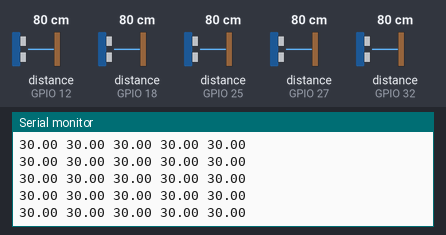
This sketch was run on a simulated ESP32. Parts: the last lines printed to the serial monitor. Wiring (inferred from the names in the program): 5 × ultrasonic range finder: trigger GPIO 5, echo GPIO 18 / trigger GPIO 13, echo GPIO 12 / trigger GPIO 14, echo GPIO 27 / trigger GPIO 26, echo GPIO 25 / trigger GPIO 33, echo GPIO 32. The test bench sets the inputs (shaded band); at power-on: distance to the obstacle (sensors on GPIO 12, GPIO 18, GPIO 25, GPIO 27, GPIO 32) 80 cm. The echo pulse lasts 58.3 µs per cm.

Above: at 1.2 s.
1.3 s: distance to the obstacle (sensor on GPIO 12) set to 2 cm
At 1.54 s:
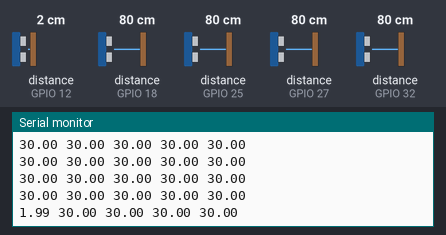
2.8 s: distance to the obstacle (sensor on GPIO 18) set to 2 cm
At 2.87 s:
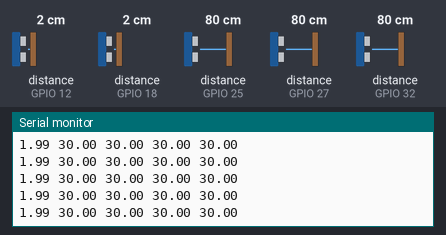
4.3 s: distance to the obstacle (sensor on GPIO 25) set to 2 cm
At 4.38 s:
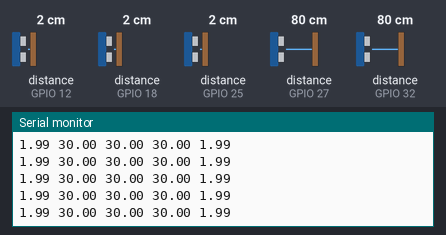
5.8 s: distance to the obstacle (sensor on GPIO 27) set to 2 cm
At 5.87 s:
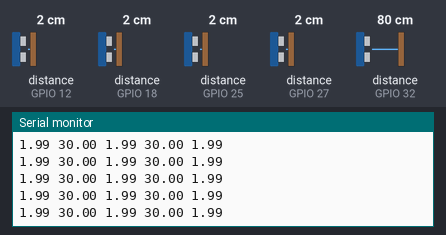
7.3 s: distance to the obstacle (sensor on GPIO 32) set to 2 cm
At 7.32 s:
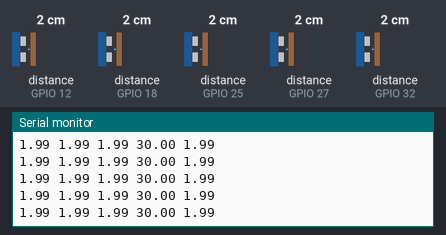
8.8 s: distance to the obstacle (sensor on GPIO 12) set to 4 cm
At 8.94 s:
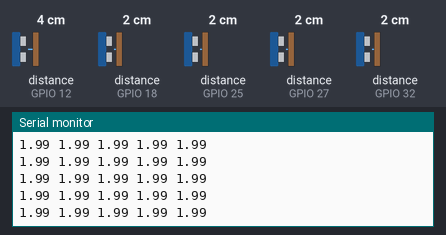
Timing chart, 0 to 11.3 s (numbered marks = the images above; inputs shaded):
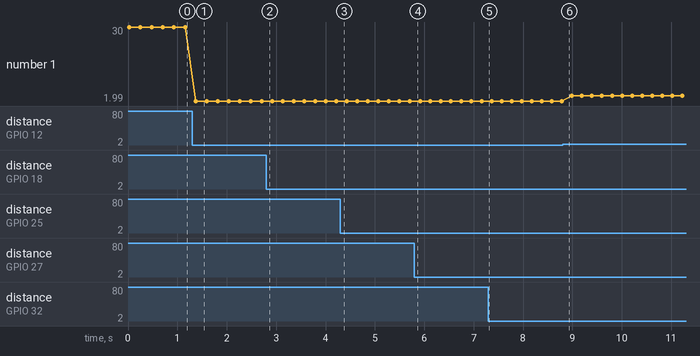

The sketch:

sketch_oct16a.ino
```cpp
// (licence header left out)
const int trigPin1 = 13;
const int echoPin1 = 12;
const int trigPin2 = 14;
const int echoPin2 = 27;
const int trigPin3 = 26;
const int echoPin3 = 25;
const int trigPin4 = 33;
const int echoPin4 = 32;
const int trigPin5 = 5;
const int echoPin5 = 18;

//define sound speed in cm/uS
#define SOUND_SPEED 0.034

long duration1;
long duration2;
long duration3;
long duration4;
long duration5;
float distanceCm1;
float distanceCm2;
float distanceCm3;
float distanceCm4;
float distanceCm5;

void setup() {
  Serial.begin(9600); // Starts the serial communication
  pinMode(trigPin1, OUTPUT); // Sets the trigPin as an Output
  pinMode(trigPin2, OUTPUT); // Sets the trigPin as an Output
  pinMode(trigPin3, OUTPUT); // Sets the trigPin as an Output
  pinMode(trigPin4, OUTPUT); // Sets the trigPin as an Output
  pinMode(trigPin5, OUTPUT); // Sets the trigPin as an Output
  pinMode(echoPin1, INPUT); // Sets the echoPin as an Input
  pinMode(echoPin2, INPUT); // Sets the echoPin as an Input
  pinMode(echoPin3, INPUT); // Sets the echoPin as an Input
  pinMode(echoPin4, INPUT); // Sets the echoPin as an Input
  pinMode(echoPin5, INPUT); // Sets the echoPin as an Input
}

void loop() {
  // SENSOR 1
  // Clears the trigPin
  digitalWrite(trigPin1, LOW);
  delayMicroseconds(2);
  // Sets the trigPin on HIGH state for 10 micro seconds
  digitalWrite(trigPin1, HIGH);
  delayMicroseconds(10);
  digitalWrite(trigPin1, LOW);

  // Reads the echoPin, returns the sound wave travel time in microseconds
  duration1 = pulseIn(echoPin1, HIGH);

  // SENSOR 2
  // Clears the trigPin
  digitalWrite(trigPin2, LOW);
  delayMicroseconds(2);
  // Sets the trigPin on HIGH state for 10 micro seconds
  digitalWrite(trigPin2, HIGH);
  delayMicroseconds(10);
  digitalWrite(trigPin2, LOW);

  // Reads the echoPin, returns the sound wave travel time in microseconds
  duration2 = pulseIn(echoPin2, HIGH);

  // SENSOR 3
  // Clears the trigPin
  digitalWrite(trigPin3, LOW);
  delayMicroseconds(2);
  // Sets the trigPin on HIGH state for 10 micro seconds
  digitalWrite(trigPin3, HIGH);
  delayMicroseconds(10);
  digitalWrite(trigPin3, LOW);

  // Reads the echoPin, returns the sound wave travel time in microseconds
  duration3 = pulseIn(echoPin3, HIGH);

  // SENSOR 4
  // Clears the trigPin
  digitalWrite(trigPin4, LOW);
  delayMicroseconds(2);
  // Sets the trigPin on HIGH state for 10 micro seconds
  digitalWrite(trigPin4, HIGH);
  delayMicroseconds(10);
  digitalWrite(trigPin4, LOW);

  // Reads the echoPin, returns the sound wave travel time in microseconds
  duration4 = pulseIn(echoPin4, HIGH);

  // SENSOR 5
  // Clears the trigPin
  digitalWrite(trigPin5, LOW);
  delayMicroseconds(2);
  // Sets the trigPin on HIGH state for 10 micro seconds
  digitalWrite(trigPin5, HIGH);
  delayMicroseconds(10);
  digitalWrite(trigPin5, LOW);

  // Reads the echoPin, returns the sound wave travel time in microseconds
  duration5 = pulseIn(echoPin5, HIGH);

  // Calculate the distance
  distanceCm1 = duration1 * SOUND_SPEED/2;
  distanceCm2 = duration2 * SOUND_SPEED/2;
  distanceCm3 = duration3 * SOUND_SPEED/2;
  distanceCm4 = duration4 * SOUND_SPEED/2;
  distanceCm5 = duration5 * SOUND_SPEED/2;

  Serial.print(min(float(distanceCm1), float(30)));
  Serial.print(" ");
  Serial.print(min(float(distanceCm2), float(30)));
  Serial.print(" ");
  Serial.print(min(float(distanceCm3), float(30)));
  Serial.print(" ");
  Serial.print(min(float(distanceCm4), float(30)));
  Serial.print(" ");
  Serial.println(min(float(distanceCm5), float(30)));

  delay(200);
}
```

Measured:
- after the input at 1.3 s, the serial monitor: prints a new line after 0.08 s (image 1)
- plotted number 1: 30 → 1.99 after the input at 1.3 s, 1.99 → 3.98 after the input at 8.8 s
